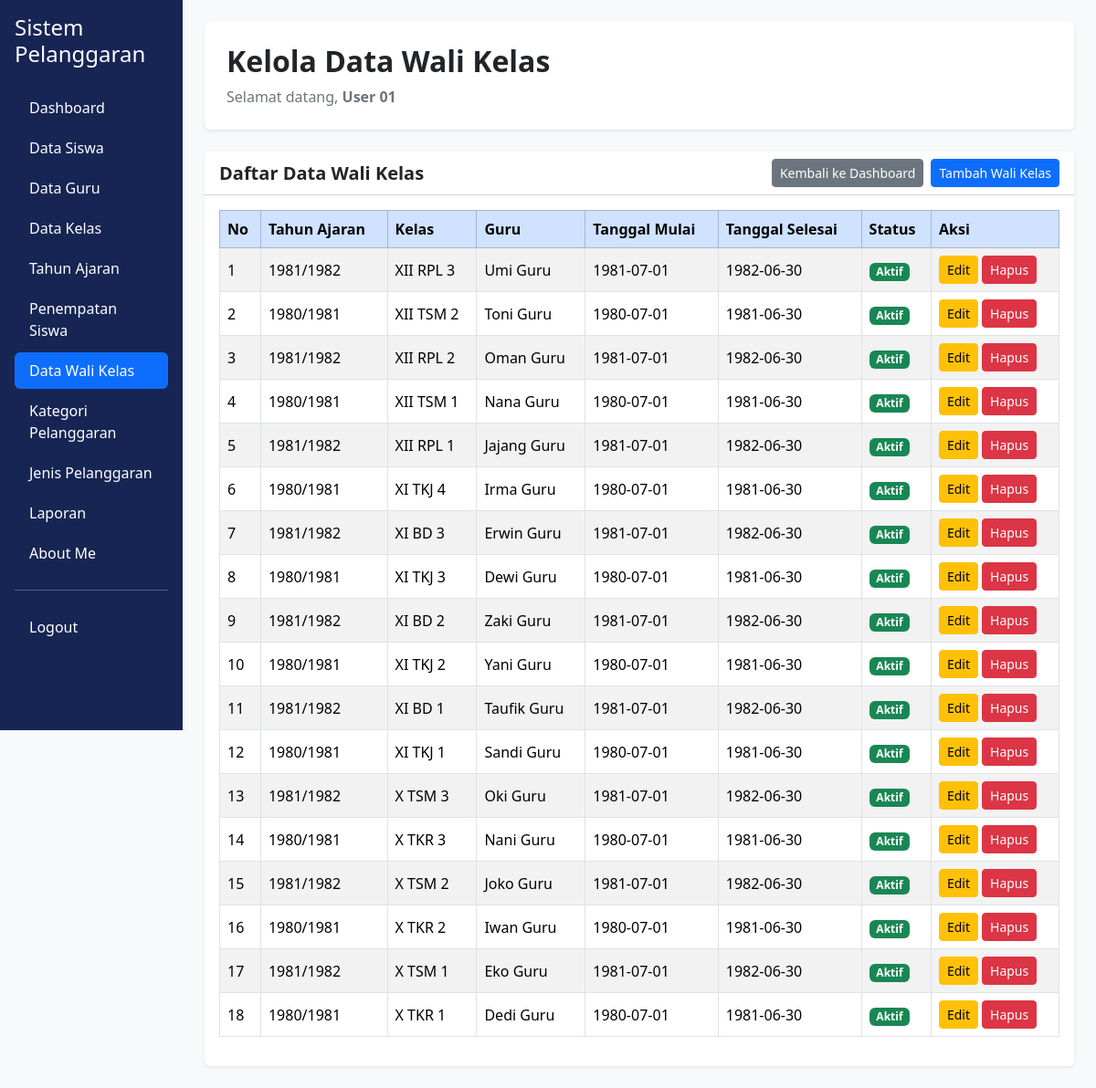
Page /data_wali_kelas.php (signed in) on the committed database.
### tables this page shows
CREATE TABLE `t_wali_kelas` (
  `id` int(11) NOT NULL,
  `tahun_ajaran_id` int(11) NOT NULL,
  `kelas_id` int(11) NOT NULL,
  `guru_id` int(11) NOT NULL,
  `tanggal_mulai` date NOT NULL,
  `tanggal_selesai` date NOT NULL,
  `status_aktif` tinyint(1) NOT NULL,
  `created_at` timestamp NOT NULL DEFAULT current_timestamp(),
  `updated_at` timestamp NOT NULL DEFAULT current_timestamp()
);

CREATE TABLE `t_tahun_ajaran` (
  `id` int(11) NOT NULL,
  `nama` varchar(20) NOT NULL,
  `tanggal_mulai` date NOT NULL,
  `tanggal_selesai` date NOT NULL,
  `status_aktif` tinyint(1) NOT NULL,
  `created_at` timestamp NOT NULL DEFAULT current_timestamp(),
  `updated_at` timestamp NOT NULL DEFAULT current_timestamp()
);

CREATE TABLE `t_kelas` (
  `id` int(11) NOT NULL,
  `nama` varchar(100) NOT NULL,
  `tingkat` varchar(20) NOT NULL,
  `jurusan` varchar(100) NOT NULL,
  `status_aktif` tinyint(1) NOT NULL,
  `created_at` timestamp NOT NULL DEFAULT current_timestamp(),
  `updated_at` timestamp NOT NULL DEFAULT current_timestamp()
);

CREATE TABLE `t_guru` (
  `id` int(11) NOT NULL,
  `nip` varchar(30) NOT NULL,
  `nama` varchar(150) NOT NULL,
  `email` varchar(150) NOT NULL,
  `status_aktif` tinyint(1) NOT NULL,
  `user_id` int(11) NOT NULL,
  `created_at` timestamp NOT NULL DEFAULT current_timestamp(),
  `updated_at` timestamp NOT NULL DEFAULT current_timestamp()
);

### data_wali_kelas.php (the view, shortened to what this page needs)
<?php
include 'config/koneksi.php';
$name = $_SESSION['name'];
$query = mysqli_query($koneksi, "
    SELECT
        w.*,
        ta.nama AS tahun_ajaran,
        k.nama AS nama_kelas,
        g.nama AS nama_guru
    FROM t_wali_kelas w
    LEFT JOIN t_tahun_ajaran ta ON w.tahun_ajaran_id = ta.id
    LEFT JOIN t_kelas k ON w.kelas_id = k.id
    LEFT JOIN t_guru g ON w.guru_id = g.id
    ORDER BY w.id DESC
");
?>
<!DOCTYPE html>
<html lang="id">
<head>
    <link href="https://cdn.jsdelivr.net/npm/bootstrap@5.3.8/dist/css/bootstrap.min.css" rel="stylesheet">
    <link rel="stylesheet" href="https://cdn.datatables.net/3.1.4/css/dataTables.dataTables.min.css">
</head>
<body class="bg-light">
<div class="container-fluid">
    <div class="row">
        <div class="col-md-3 col-lg-2 position-fixed top-0 start-0 vh-100 p-3 overflow-auto"
             style="background-color: #172554;">
            <h4 class="text-white mb-4">Sistem Pelanggaran</h4>
            <ul class="nav nav-pills flex-column gap-1">
                <li class="nav-item">
                    <a href="dashboard.php" class="nav-link text-white">Dashboard</a>
                </li>
                <li class="nav-item">
                    <a href="data_siswa.php" class="nav-link text-white">Data Siswa</a>
                </li>
                <li class="nav-item">
                    <a href="data_guru.php" class="nav-link text-white">Data Guru</a>
                </li>
                <li class="nav-item">
                    <a href="data_kelas.php" class="nav-link text-white">Data Kelas</a>
                </li>
                <li class="nav-item">
                    <a href="data_tahun_ajaran.php" class="nav-link text-white">Tahun Ajaran</a>
                </li>
                <li class="nav-item">
                    <a href="data_penempatan_siswa.php" class="nav-link text-white">Penempatan Siswa</a>
                </li>
                <li class="nav-item">
                    <a href="data_wali_kelas.php" class="nav-link active">Data Wali Kelas</a>
                </li>
                <li class="nav-item">
                    <a href="data_kategori_pelanggaran.php" class="nav-link text-white">Kategori Pelanggaran</a>
                </li>
                <li class="nav-item">
                    <a href="data_jenis_pelanggaran.php" class="nav-link text-white">Jenis Pelanggaran</a>
                </li>
                <li class="nav-item">
                    <a href="laporan.php" class="nav-link text-white">Laporan</a>
                </li>
                <li class="nav-item">
                    <a href="about_me.php" class="nav-link text-white">About Me</a>
                </li>
                <hr class="border-white">
                <li class="nav-item">
                    <a href="logout.php" class="nav-link text-white">Logout</a>
                </li>
            </ul>
        </div>
        <main class="col-md-9 col-lg-10 offset-md-3 offset-lg-2 p-4">
            <div class="bg-white rounded shadow-sm p-4 mb-4">
                <h2 class="fw-bold">Kelola Data Wali Kelas</h2>
                <p class="text-secondary mb-0">
                    Selamat datang,
                    <b><?= htmlspecialchars($name); ?></b>
                </p>
            </div>
            <div class="card shadow-sm border-0">
                <div class="card-header bg-white">
                    <div class="d-flex justify-content-between align-items-center flex-wrap gap-2">
                        <h5 class="mb-0 fw-bold">Daftar Data Wali Kelas</h5>
                        <div class="d-flex gap-2">
                            <a href="dashboard.php" class="btn btn-secondary btn-sm">
                                Kembali ke Dashboard
                            </a>
                            <a href="tambah_wali_kelas.php" class="btn btn-primary btn-sm">
                                Tambah Wali Kelas
                            </a>
                        </div>
                    </div>
                </div>
                <div class="card-body">
                    <div class="table-responsive">
                        <table id="tabelWaliKelas" class="table table-bordered table-striped table-hover align-middle">
                            <thead class="table-primary">
                                <tr>
                                    <th>No</th>
                                    <th>Tahun Ajaran</th>
                                    <th>Kelas</th>
                                    <th>Guru</th>
                                    <th>Tanggal Mulai</th>
                                    <th>Tanggal Selesai</th>
                                    <th>Status</th>
                                    <th>Aksi</th>
                                </tr>
                            </thead>
                            <tbody>
                                <?php
                                $no = 1;
                                if ($query && mysqli_num_rows($query) > 0) {
                                    while ($data = mysqli_fetch_assoc($query)) {
                                ?>
                                <tr>
                                    <td><?= $no++; ?></td>
                                    <td>
                                        <?= htmlspecialchars($data['tahun_ajaran'] ?? '-'); ?>
                                    </td>
                                    <td>
                                        <?= htmlspecialchars($data['nama_kelas'] ?? '-'); ?>
                                    </td>
                                    <td>
                                        <?= htmlspecialchars($data['nama_guru'] ?? '-'); ?>
                                    </td>
                                    <td>
                                        <?= htmlspecialchars($data['tanggal_mulai'] ?? '-'); ?>
                                    </td>
                                    <td>
                                        <?= htmlspecialchars($data['tanggal_selesai'] ?? '-'); ?>
                                    </td>
                                    <td>
                                        <?php if (($data['status_aktif'] ?? 0) == 1) { ?>
                                            <span class="badge bg-success">Aktif</span>
                                        <?php } else { ?>
                                            <span class="badge bg-secondary">Tidak Aktif</span>
                                        <?php } ?>
                                    </td>
                                    <td>
                                        <div class="d-flex gap-1">
                                            <a href="edit_wali_kelas.php?id=<?= urlencode($data['id']); ?>"
                                               class="btn btn-warning btn-sm">
                                                Edit
                                            </a>
                                            <a href="hapus_wali_kelas.php?id=<?= urlencode($data['id']); ?>"
                                               class="btn btn-danger btn-sm"
                                               onclick="return confirm('Yakin ingin menghapus data wali kelas ini?')">
                                                Hapus
                                            </a>
                                        </div>
                                    </td>
                                </tr>
                                <?php
                                    }
                                } ?>
                            </tbody>
                        </table>
                    </div>
                </div>
            </div>
        </main>
    </div>
</div>
</body>
</html>

### rows in the picture
t_wali_kelas: tahun_ajaran.nama "1981/1982", kelas.nama "XII RPL 3", guru.nama "Umi Guru", tanggal_mulai "1981-07-01", tanggal_selesai "1982-06-30", status_aktif "Aktif"
t_wali_kelas: tahun_ajaran.nama "1980/1981", kelas.nama "XII TSM 2", guru.nama "Toni Guru", tanggal_mulai "1980-07-01", tanggal_selesai "1981-06-30", status_aktif "Aktif"
t_wali_kelas: tahun_ajaran.nama "1981/1982", kelas.nama "XII RPL 2", guru.nama "Oman Guru", tanggal_mulai "1981-07-01", tanggal_selesai "1982-06-30", status_aktif "Aktif"
t_wali_kelas: tahun_ajaran.nama "1980/1981", kelas.nama "XII TSM 1", guru.nama "Nana Guru", tanggal_mulai "1980-07-01", tanggal_selesai "1981-06-30", status_aktif "Aktif"
t_wali_kelas: tahun_ajaran.nama "1981/1982", kelas.nama "XII RPL 1", guru.nama "Jajang Guru", tanggal_mulai "1981-07-01", tanggal_selesai "1982-06-30", status_aktif "Aktif"
t_wali_kelas: tahun_ajaran.nama "1980/1981", kelas.nama "XI TKJ 4", guru.nama "Irma Guru", tanggal_mulai "1980-07-01", tanggal_selesai "1981-06-30", status_aktif "Aktif"
t_wali_kelas: tahun_ajaran.nama "1981/1982", kelas.nama "XI BD 3", guru.nama "Erwin Guru", tanggal_mulai "1981-07-01", tanggal_selesai "1982-06-30", status_aktif "Aktif"
t_wali_kelas: tahun_ajaran.nama "1980/1981", kelas.nama "XI TKJ 3", guru.nama "Dewi Guru", tanggal_mulai "1980-07-01", tanggal_selesai "1981-06-30", status_aktif "Aktif"
t_wali_kelas: tahun_ajaran.nama "1981/1982", kelas.nama "XI BD 2", guru.nama "Zaki Guru", tanggal_mulai "1981-07-01", tanggal_selesai "1982-06-30", status_aktif "Aktif"
t_wali_kelas: tahun_ajaran.nama "1980/1981", kelas.nama "XI TKJ 2", guru.nama "Yani Guru", tanggal_mulai "1980-07-01", tanggal_selesai "1981-06-30", status_aktif "Aktif"
t_wali_kelas: tahun_ajaran.nama "1981/1982", kelas.nama "XI BD 1", guru.nama "Taufik Guru", tanggal_mulai "1981-07-01", tanggal_selesai "1982-06-30", status_aktif "Aktif"
t_wali_kelas: tahun_ajaran.nama "1980/1981", kelas.nama "XI TKJ 1", guru.nama "Sandi Guru", tanggal_mulai "1980-07-01", tanggal_selesai "1981-06-30", status_aktif "Aktif"
t_wali_kelas: tahun_ajaran.nama "1981/1982", kelas.nama "X TSM 3", guru.nama "Oki Guru", tanggal_mulai "1981-07-01", tanggal_selesai "1982-06-30", status_aktif "Aktif"
t_wali_kelas: tahun_ajaran.nama "1980/1981", kelas.nama "X TKR 3", guru.nama "Nani Guru", tanggal_mulai "1980-07-01", tanggal_selesai "1981-06-30", status_aktif "Aktif"
t_wali_kelas: tahun_ajaran.nama "1981/1982", kelas.nama "X TSM 2", guru.nama "Joko Guru", tanggal_mulai "1981-07-01", tanggal_selesai "1982-06-30", status_aktif "Aktif"
t_wali_kelas: tahun_ajaran.nama "1980/1981", kelas.nama "X TKR 2", guru.nama "Iwan Guru", tanggal_mulai "1980-07-01", tanggal_selesai "1981-06-30", status_aktif "Aktif"
t_wali_kelas: tahun_ajaran.nama "1981/1982", kelas.nama "X TSM 1", guru.nama "Eko Guru", tanggal_mulai "1981-07-01", tanggal_selesai "1982-06-30", status_aktif "Aktif"
t_wali_kelas: tahun_ajaran.nama "1980/1981", kelas.nama "X TKR 1", guru.nama "Dedi Guru", tanggal_mulai "1980-07-01", tanggal_selesai "1981-06-30", status_aktif "Aktif"

### other values in the picture
$name "User 01"
